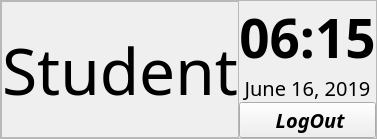
         <widget class="QFrame" name="frame_9">
          <property name="sizePolicy">
           <sizepolicy hsizetype="Preferred" vsizetype="Fixed">
            <horstretch>0</horstretch>
            <verstretch>0</verstretch>
           </sizepolicy>
          </property>
          <property name="frameShape">
           <enum>QFrame::StyledPanel</enum>
          </property>
          <property name="frameShadow">
           <enum>QFrame::Sunken</enum>
          </property>
          <layout class="QHBoxLayout" name="horizontalLayout_5">
           <property name="spacing">
            <number>0</number>
           </property>
           <property name="leftMargin">
            <number>0</number>
           </property>
           <property name="topMargin">
            <number>0</number>
           </property>
           <property name="rightMargin">
            <number>0</number>
           </property>
           <property name="bottomMargin">
            <number>0</number>
           </property>
           <item>
            <widget class="QLabel" name="studentMainHeading">
             <property name="sizePolicy">
              <sizepolicy hsizetype="Expanding" vsizetype="Expanding">
               <horstretch>0</horstretch>
               <verstretch>0</verstretch>
              </sizepolicy>
             </property>
             <property name="font">
              <font>
               <family>News706 BT</family>
               <pointsize>48</pointsize>
              </font>
             </property>
             <property name="frameShape">
              <enum>QFrame::StyledPanel</enum>
             </property>
             <property name="frameShadow">
              <enum>QFrame::Sunken</enum>
             </property>
             <property name="text">
              <string>Student</string>
             </property>
             <property name="alignment">
              <set>Qt::AlignCenter</set>
             </property>
            </widget>
           </item>
           <item>
            <layout class="QVBoxLayout" name="verticalLayout_5">
             <item>
              <widget class="QLabel" name="Time_Time_student">
               <property name="sizePolicy">
                <sizepolicy hsizetype="Minimum" vsizetype="Preferred">
                 <horstretch>0</horstretch>
                 <verstretch>0</verstretch>
                </sizepolicy>
               </property>
               <property name="font">
                <font>
                 <family>Candara</family>
                 <pointsize>40</pointsize>
                 <weight>75</weight>
                 <bold>true</bold>
                </font>
               </property>
               <property name="text">
                <string>06:15</string>
               </property>
               <property name="alignment">
                <set>Qt::AlignCenter</set>
               </property>
              </widget>
             </item>
             <item>
              <widget class="QLabel" name="Time_Date_student">
               <property name="sizePolicy">
                <sizepolicy hsizetype="Minimum" vsizetype="Preferred">
                 <horstretch>0</horstretch>
                 <verstretch>0</verstretch>
                </sizepolicy>
               </property>
               <property name="font">
                <font>
                 <family>Candara</family>
                 <pointsize>15</pointsize>
                 <weight>50</weight>
                 <bold>false</bold>
                </font>
               </property>
               <property name="text">
                <string>June 16, 2019</string>
               </property>
               <property name="alignment">
                <set>Qt::AlignCenter</set>
               </property>
              </widget>
             </item>
             <item>
              <widget class="QPushButton" name="studentLogout">
               <property name="sizePolicy">
                <sizepolicy hsizetype="Minimum" vsizetype="Minimum">
                 <horstretch>0</horstretch>
                 <verstretch>0</verstretch>
                </sizepolicy>
               </property>
               <property name="font">
                <font>
                 <family>News706 BT</family>
                 <pointsize>15</pointsize>
                 <weight>75</weight>
                 <italic>true</italic>
                 <bold>true</bold>
                </font>
               </property>
               <property name="text">
                <string> LogOut</string>
               </property>
              </widget>
             </item>
            </layout>
           </item>
          </layout>
         </widget>
